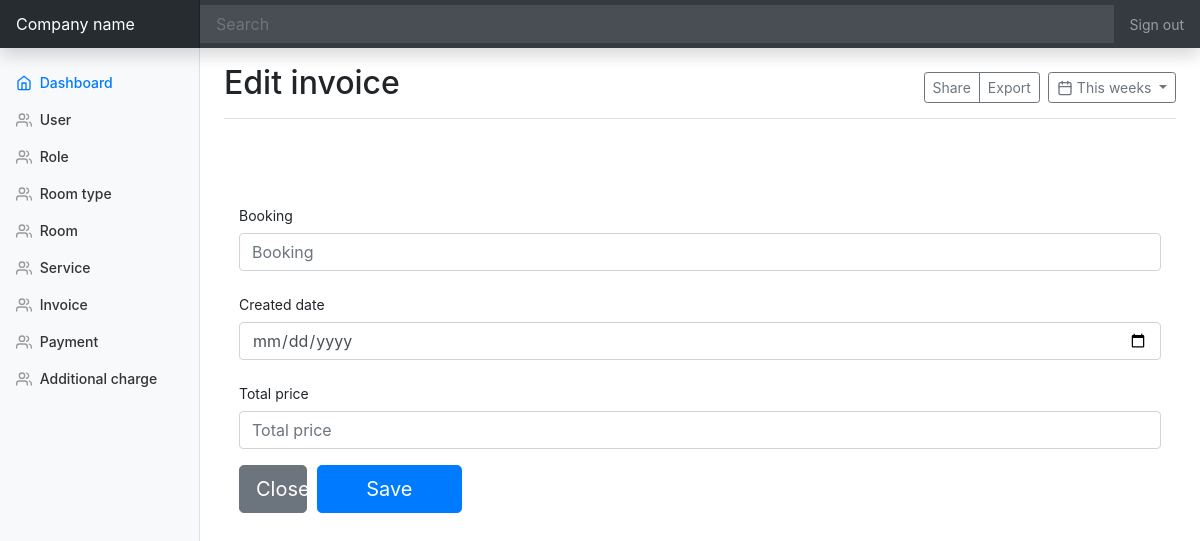
/edit-invoice/3, run on an earlier commit of the app's database.
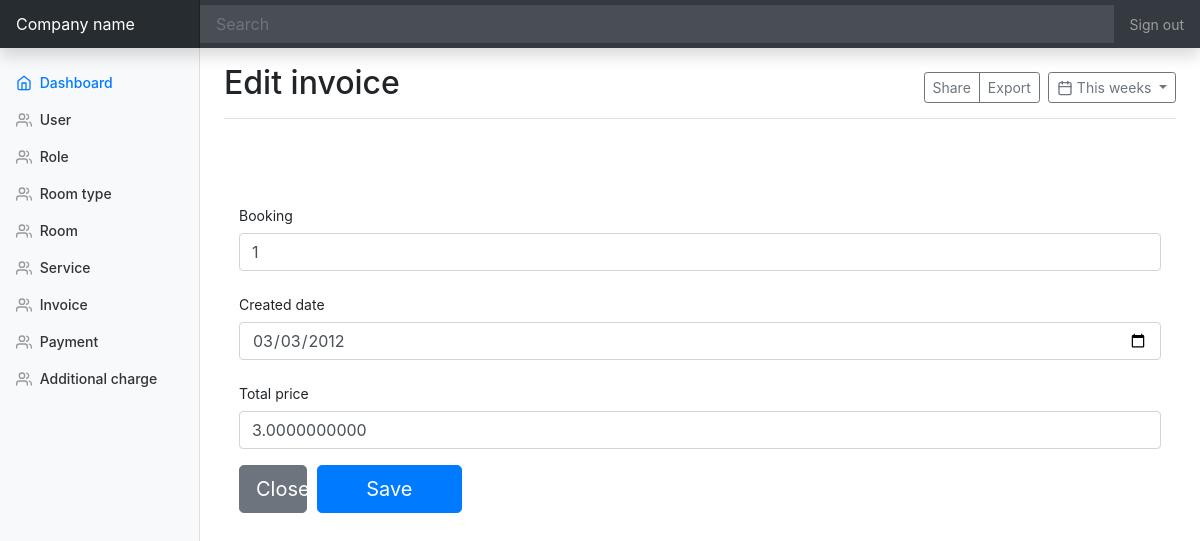
And on a later commit of the database.
### models.py (models this page shows, shortened)
class Booking(db.Model):
    id = db.Column(db.Integer, primary_key=True)
    customer_first_name = db.Column(db.String(50))
    customer_last_name = db.Column(db.String(50))
    age = db.Column(db.Integer)
    sex = db.Column(db.Enum(Sex))
    email = db.Column(db.String(50))
    phone = db.Column(db.String(50))
    is_regioner = db.Column(db.Boolean)
    created_date = db.Column(db.Date)
    checkin_date = db.Column(db.Date)
    checkout_date = db.Column(db.Date)
    total_price = db.Column(db.Float)
    user_id = db.Column(db.Integer, db.ForeignKey('user.id'))
    user = db.relationship('User', backref=db.backref('booking', lazy=True))
    room_id = db.Column(db.Integer, db.ForeignKey('room.id'))
    room = db.relationship('Room', backref=db.backref('booking', lazy=True))
    customer_id = db.Column(db.Integer, db.ForeignKey('customer.id'))
    customer = db.relationship('Customer', backref=db.backref('booking', lazy=True))
    status = db.Column(db.Enum(BookingStatus))
    def __str__(self) -> str:
        return str(self.id)

class Invoice(db.Model):
    id = db.Column(db.Integer, primary_key=True)
    booking_id = db.Column(db.Integer, db.ForeignKey('booking.id'))
    booking = db.relationship('Booking', backref=db.backref('invoice', lazy=True))
    created_date = db.Column(db.Date)
    total_price = db.Column(db.DECIMAL)

### views.py (the view)
@app.route('/edit-invoice/<int:invoice_id>', methods=['GET', 'POST'])
def edit_invoice(invoice_id):
    invoice = models.Invoice.query.get(invoice_id)
    if request.method == 'POST':
        invoice.booking = models.Booking.query.get(request.form['booking'])
        invoice.created_date = datetime.strptime(request.form['created_date'], '%Y-%m-%d')
        invoice.total_price = request.form['total_price']
        db.session.commit()
        return redirect(url_for('invoice_page'))
    bookings = models.Booking.query.all()
    return render_template('edit-invoice.html', invoice=invoice, bookings=bookings)

### templates/edit-invoice.html
{% extends 'index.html' %}
{% block title %}Edit invoice{% endblock %}
{% block content %}
<div class="container">
  <form class="" method="post" action="#" role="form">
    <div class="form-row">
      <div class="col-md-12">
        <div class="form-group">
          <label for="" class="col-form-label">Booking</label>
          <input type="text" id="first-name" class="form-control" placeholder="Booking" name="booking" value="{{ invoice.booking }}" autofocus>
        </div>
      </div>
      <div class="col-md-12">
        <div class="form-group">
          <label for="" class="col-form-label">Created date</label>
          <input type="date" id="first-name" class="form-control" placeholder="Created date" name="created_date" value="{{ invoice.created_date }}" autofocus>
        </div>
      </div>
      <div class="col-md-12">
        <div class="form-group">
          <label for="" class="col-form-label">Total price</label>
          <input type="text" id="first-name" class="form-control" placeholder="Total price" name="total_price" value="{{ invoice.total_price }}" autofocus>
        </div>
      </div>
      <div class="col-1">
        <div class="form-group">
          <button class="btn btn-lg btn-secondary btn-block" type="">Close</button>
        </div>
      </div>
      <div class="col-2">
        <div class="form-group">
          <input class="btn btn-lg btn-primary btn-block" type="submit" value="Save">
        </div>
      </div>
    </div>
  </form>
</div>
{% endblock %}

What changed in the data, as far as the page shows it:
now on this page (row unchanged): Booking: booking "1"
added Invoice: created_date "03/03/2012", total_price "3.0000000000"
